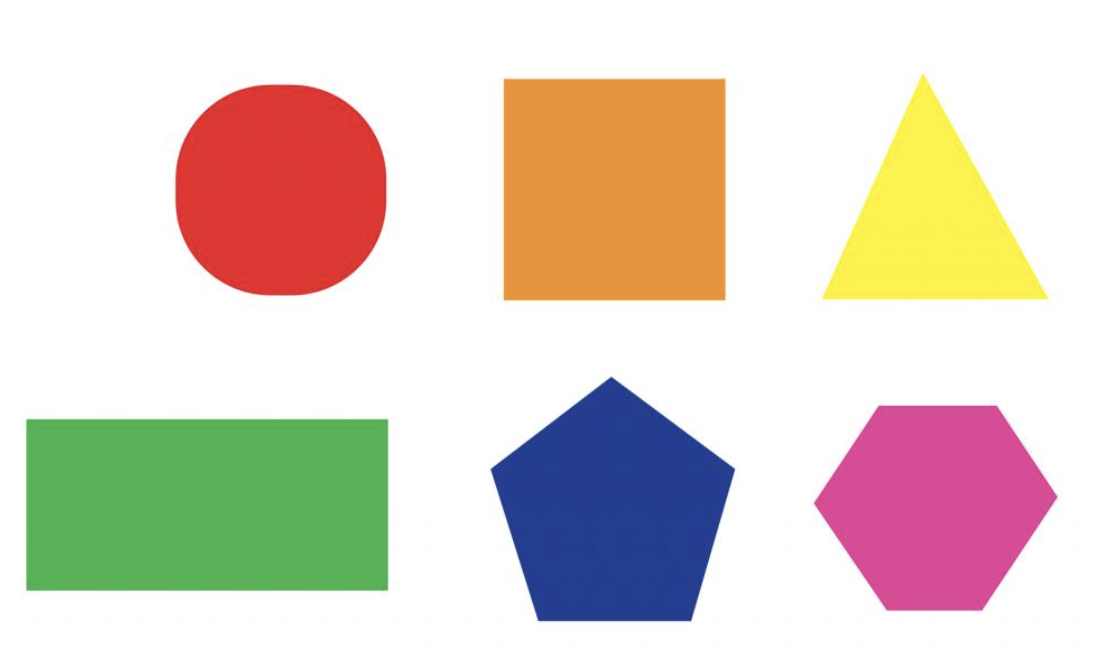
#> input picture AI/shape.png, 1100 x 668 px
$ python ImageContours.py
#> lines starting #> are read from the running program, lines starting #| are printed output that depends on the picture; after the words box and inside, x2 and y2 are one past the last pixel; in counts of white or black regions, pixels touching at a corner belong together
import cv2
import numpy as np
def image_contours():
    img = cv2.imread('shape.png')
#> img is the input picture: shape (668, 1100, 3); mean B, G, R 200, 211.1, 223
    img_gray = cv2.cvtColor(img, cv2.COLOR_BGR2GRAY)
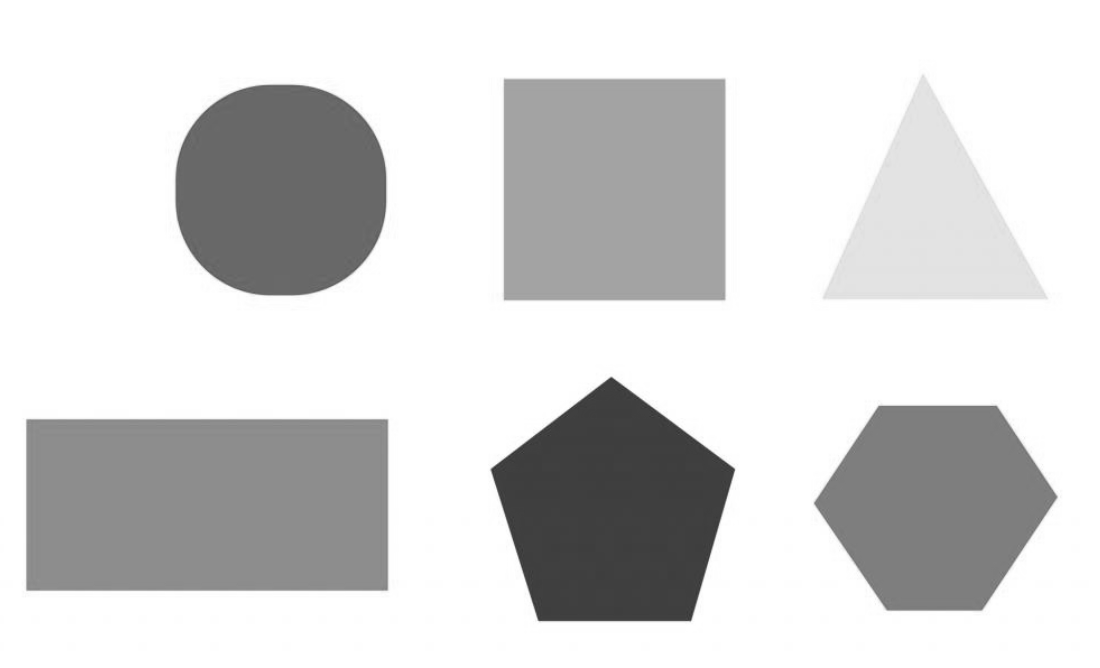
#> img_gray: shape (668, 1100); min 49, max 255, mean 213.4

    ret, img_thresh = cv2.threshold(img_gray,230,255,0)
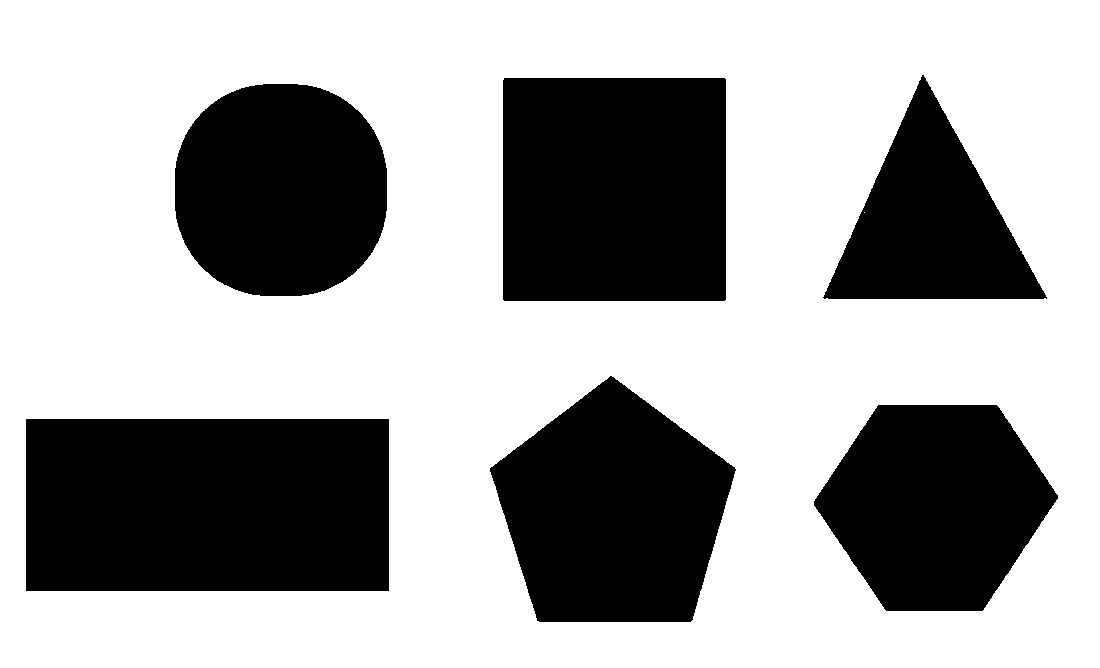
#> img_thresh: shape (668, 1100); 65.6% white; 6 black regions
    contours, hierachy = cv2.findContours(img_thresh, cv2.RETR_TREE, cv2.CHAIN_APPROX_SIMPLE)
#> contours = 8 contours, 1 with area under 20; largest, box (x1, y1, x2, y2) and area: (0, 0, 1100, 668) 733033, (25, 418, 390, 592) 62970, (502, 77, 727, 302) 50167, (489, 375, 737, 623) 42482, (174, 83, 388, 297) 37502, (813, 404, 1059, 612) 36618, (822, 74, 1048, 300) 25630

    img_contours = img.copy()
    img_contours = cv2.drawContours(img_contours, contours, -1, (51,102,255), 4)
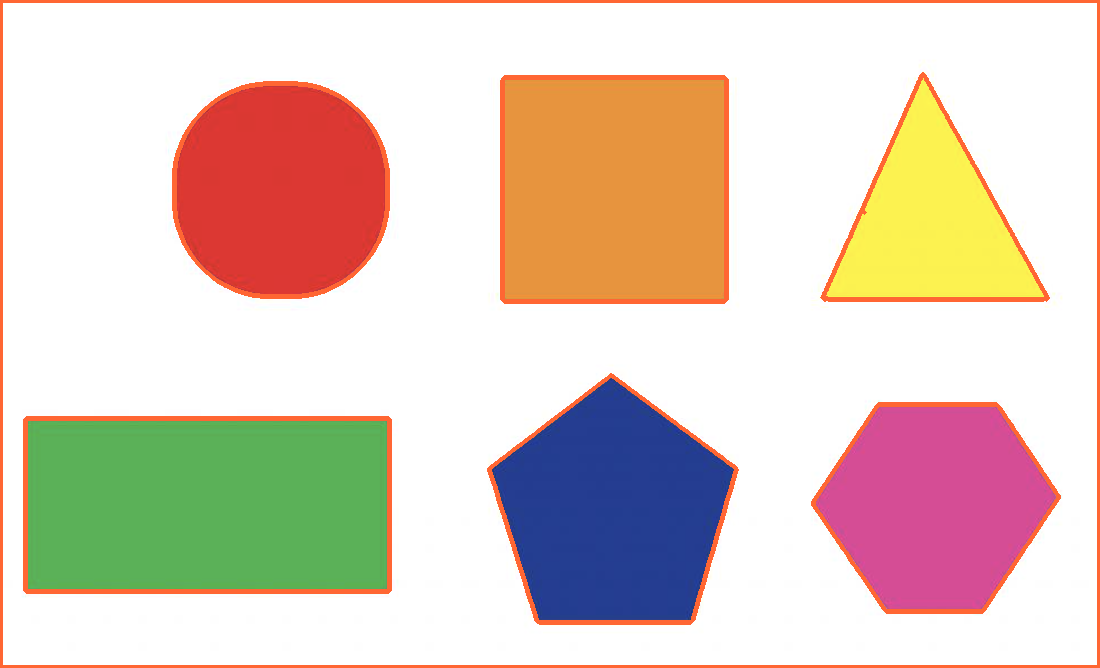
#> img_contours: shape (668, 1100, 3); 4.57% of pixels changed, all inside (x1, y1, x2, y2) = (0, 0, 1100, 668)

    cv2.imshow('JetsonNano_Contours_Original', img)
    cv2.imshow('JetsonNano_Contours_Gray', img_gray)
    cv2.imshow('JetsonNano_Contours_Thresh', img_thresh)
    cv2.imshow('JetsonNano_Contours', img_contours)

    cv2.waitKey(0)
    cv2.destroyAllWindows()
image_contours()

$ run again, with AI/cat.png copied over AI/shape.png
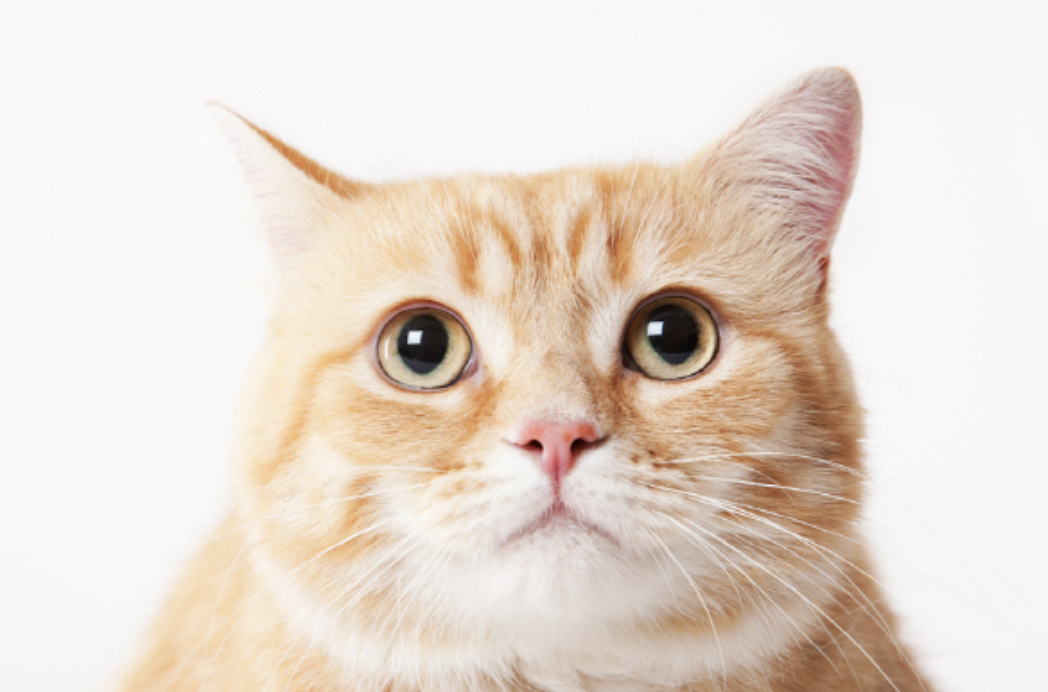
#> input picture AI/cat.png, 1048 x 692 px
#> in image_contours, img is the input picture: shape (692, 1048, 3); mean B, G, R 209.6, 219.5, 231.4
#> in image_contours, `ret, img_thresh = cv2.threshold(img_gray,230,255,0)`:
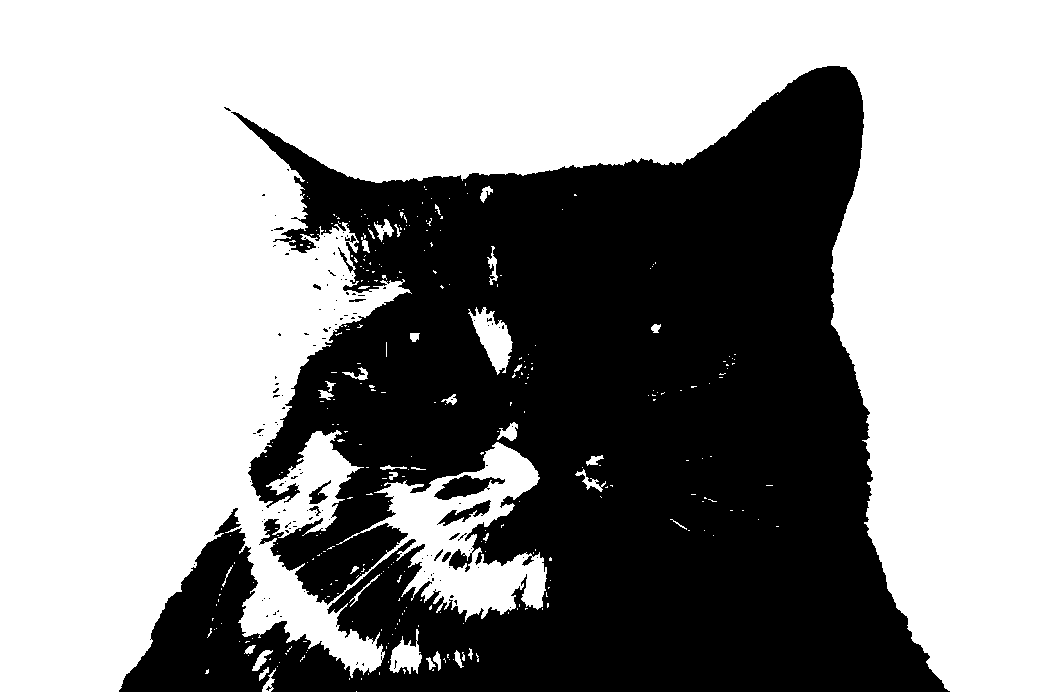
#> img_thresh: shape (692, 1048); 59.1% white; 128 black regions (116 under 20 px)
#> contours = 480 contours, 433 with area under 20; largest, box (x1, y1, x2, y2) and area: (0, 0, 1048, 692) 421136, (468, 307, 513, 375) 1368, (433, 474, 506, 501) 954, (389, 629, 422, 674) 680, (437, 499, 492, 527) 534
#> in image_contours, `img_contours = cv2.drawContours(img_contours, contours, -1, (51,102,25..`:
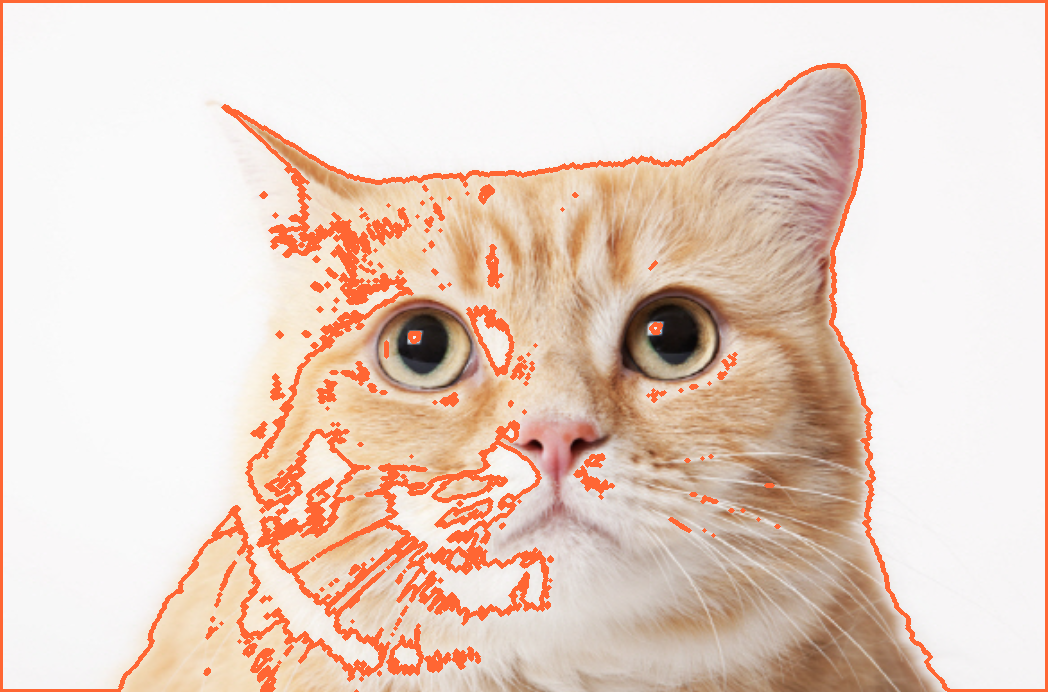
#> img_contours: shape (692, 1048, 3); 7.15% of pixels changed, all inside (x1, y1, x2, y2) = (0, 0, 1048, 692)
